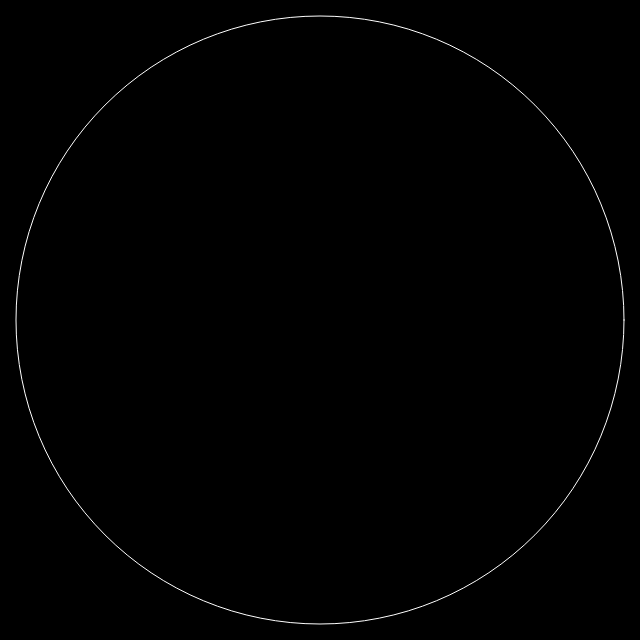
Frame 1 (no input)
Frame 60 (no input): identical to frame 1, image omitted
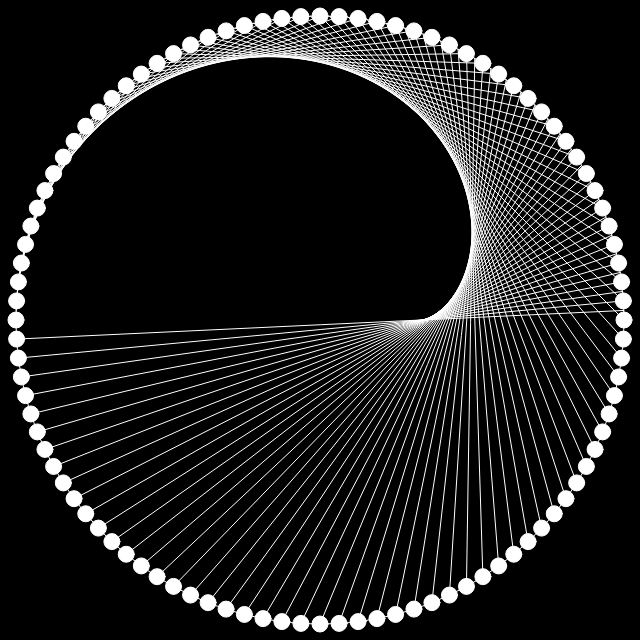
Frame 120 (the mouse pressed at the canvas centre since frame 60)

The p5.js sketch that drew these frames (run headless with seeded random() and noise() and a simulated clock; from frame 60 on, the mouse is pressed at the canvas centre):

// p5.js sketch
// ── sketch.js
let total;
let r;
let factor;

function setup() {
  createCanvas(640, 640);
  r = width / 2 - 16;
}

function getVector(index) {
  let angle = map(index % total, 0, total, 0, TWO_PI);
  let v = p5.Vector.fromAngle(angle + PI);
  v.mult(r);
  return v;
}

function draw() {
  background(0);
  // let delta = TWO_PI / total;
  total = floor(map(mouseX, 0, width, 0, 200));
  factor = map(mouseY, 0, height, 1, 200);

  translate(width / 2, height / 2);
  stroke(255);
  noFill();
  ellipse(0, 0, r*2);

  for (let i = 0; i < total; i++) {
    let v = getVector(i);
    fill(255);
    ellipse(v.x, v.y, 16, 16);
  }

  for (let i = 0; i < total; i++) {
    let a = getVector(i);
    let b = getVector(i * factor);
    line(a.x, a.y, b.x, b.y);
  }

}
